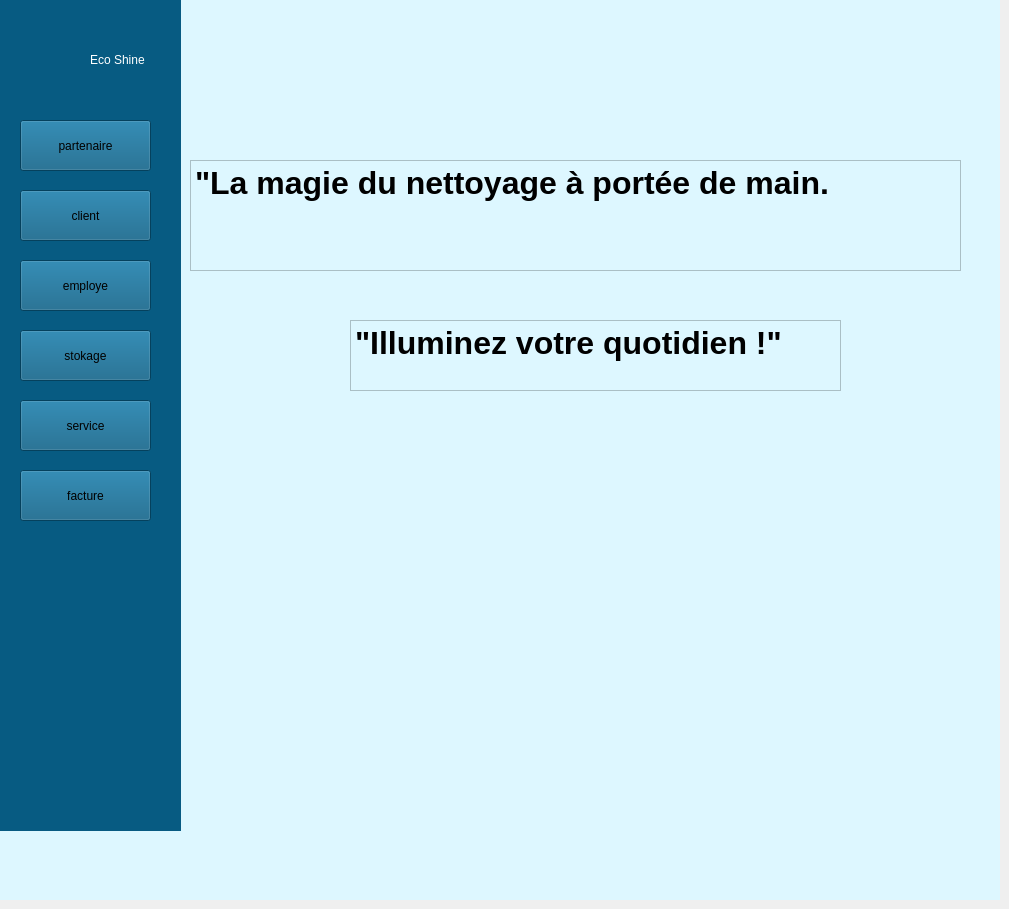
    <widget class="QWidget" name="tab">
     <attribute name="title">
      <string>acc</string>
     </attribute>
     <widget class="QWidget" name="widget_5" native="true">
      <property name="geometry">
       <rect>
        <x>0</x>
        <y>0</y>
        <width>1000</width>
        <height>900</height>
       </rect>
      </property>
      <property name="styleSheet">
       <string notr="true">background-color: rgb(221, 247, 255);</string>
      </property>
      <widget class="QWidget" name="widget_11" native="true">
       <property name="geometry">
        <rect>
         <x>0</x>
         <y>0</y>
         <width>181</width>
         <height>831</height>
        </rect>
       </property>
       <property name="styleSheet">
        <string notr="true">background-color: rgb(7, 91, 130);</string>
       </property>
       <widget class="QLabel" name="label_23">
        <property name="geometry">
         <rect>
          <x>-10</x>
          <y>0</y>
          <width>111</width>
          <height>121</height>
         </rect>
        </property>
        <property name="styleSheet">
         <string notr="true">image: url(:/img1/img1.jpeg);</string>
        </property>
        <property name="text">
         <string/>
        </property>
       </widget>
       <widget class="QLabel" name="label_24">
        <property name="geometry">
         <rect>
          <x>90</x>
          <y>50</y>
          <width>91</width>
          <height>20</height>
         </rect>
        </property>
        <property name="styleSheet">
         <string notr="true">color: rgb(255, 255, 255);
font: 700 italic 14pt &quot;Segoe UI&quot;;</string>
        </property>
        <property name="text">
         <string>Eco Shine</string>
        </property>
       </widget>
       <widget class="QPushButton" name="pushButton_partenaire">
        <property name="geometry">
         <rect>
          <x>20</x>
          <y>120</y>
          <width>131</width>
          <height>51</height>
         </rect>
        </property>
        <property name="styleSheet">
         <string notr="true"/>
        </property>
        <property name="text">
         <string>partenaire</string>
        </property>
       </widget>
       <widget class="QPushButton" name="pushButton_partenaire_2">
        <property name="geometry">
         <rect>
          <x>20</x>
          <y>260</y>
          <width>131</width>
          <height>51</height>
         </rect>
        </property>
        <property name="styleSheet">
         <string notr="true"/>
        </property>
        <property name="text">
         <string>employe</string>
        </property>
       </widget>
       <widget class="QPushButton" name="pushButton_partenaire_3">
        <property name="geometry">
         <rect>
          <x>20</x>
          <y>190</y>
          <width>131</width>
          <height>51</height>
         </rect>
        </property>
        <property name="styleSheet">
         <string notr="true"/>
        </property>
        <property name="text">
         <string>client</string>
        </property>
       </widget>
       <widget class="QPushButton" name="pushButton_partenaire_4">
        <property name="geometry">
         <rect>
          <x>20</x>
          <y>330</y>
          <width>131</width>
          <height>51</height>
         </rect>
        </property>
        <property name="styleSheet">
         <string notr="true"/>
        </property>
        <property name="text">
         <string>stokage</string>
        </property>
       </widget>
       <widget class="QPushButton" name="pushButton_partenaire_5">
        <property name="geometry">
         <rect>
          <x>20</x>
          <y>470</y>
          <width>131</width>
          <height>51</height>
         </rect>
        </property>
        <property name="styleSheet">
         <string notr="true"/>
        </property>
        <property name="text">
         <string>facture</string>
        </property>
       </widget>
       <widget class="QPushButton" name="pushButton_serac">
        <property name="geometry">
         <rect>
          <x>20</x>
          <y>400</y>
          <width>131</width>
          <height>51</height>
         </rect>
        </property>
        <property name="styleSheet">
         <string notr="true"/>
        </property>
        <property name="text">
         <string>service</string>
        </property>
       </widget>
      </widget>
      <widget class="QTextEdit" name="textEdit">
       <property name="geometry">
        <rect>
         <x>190</x>
         <y>160</y>
         <width>771</width>
         <height>111</height>
        </rect>
       </property>
       <property name="html">
        <string>&lt;!DOCTYPE HTML PUBLIC &quot;-//W3C//DTD HTML 4.0//EN&quot; &quot;http://www.w3.org/TR/REC-html40/strict.dtd&quot;&gt;
&lt;html&gt;&lt;head&gt;&lt;meta name=&quot;qrichtext&quot; content=&quot;1&quot; /&gt;&lt;meta charset=&quot;utf-8&quot; /&gt;&lt;style type=&quot;text/css&quot;&gt;
p, li { white-space: pre-wrap; }
hr { height: 1px; border-width: 0; }
li.unchecked::marker { content: &quot;\2610&quot;; }
li.checked::marker { content: &quot;\2612&quot;; }
&lt;/style&gt;&lt;/head&gt;&lt;body style=&quot; font-family:'Segoe UI'; font-size:10pt; font-weight:700; font-style:normal;&quot;&gt;
&lt;p style=&quot; margin-top:0px; margin-bottom:0px; margin-left:0px; margin-right:0px; -qt-block-indent:0; text-indent:0px;&quot;&gt;&lt;span style=&quot; font-size:24pt;&quot;&gt;&amp;quot;La magie du nettoyage à portée de main.&lt;/span&gt;&lt;/p&gt;
&lt;p style=&quot; margin-top:0px; margin-bottom:0px; margin-left:0px; margin-right:0px; -qt-block-indent:0; text-indent:0px;&quot;&gt;&lt;span style=&quot; font-size:24pt;&quot;&gt;              &lt;/span&gt;&lt;/p&gt;&lt;/body&gt;&lt;/html&gt;</string>
       </property>
      </widget>
      <widget class="QTextEdit" name="textEdit_2">
       <property name="geometry">
        <rect>
         <x>350</x>
         <y>320</y>
         <width>491</width>
         <height>71</height>
        </rect>
       </property>
       <property name="html">
        <string>&lt;!DOCTYPE HTML PUBLIC &quot;-//W3C//DTD HTML 4.0//EN&quot; &quot;http://www.w3.org/TR/REC-html40/strict.dtd&quot;&gt;
&lt;html&gt;&lt;head&gt;&lt;meta name=&quot;qrichtext&quot; content=&quot;1&quot; /&gt;&lt;meta charset=&quot;utf-8&quot; /&gt;&lt;style type=&quot;text/css&quot;&gt;
p, li { white-space: pre-wrap; }
hr { height: 1px; border-width: 0; }
li.unchecked::marker { content: &quot;\2610&quot;; }
li.checked::marker { content: &quot;\2612&quot;; }
&lt;/style&gt;&lt;/head&gt;&lt;body style=&quot; font-family:'Segoe UI'; font-size:10pt; font-weight:700; font-style:normal;&quot;&gt;
&lt;p style=&quot; margin-top:0px; margin-bottom:0px; margin-left:0px; margin-right:0px; -qt-block-indent:0; text-indent:0px;&quot;&gt;&lt;span style=&quot; font-size:24pt;&quot;&gt;&amp;quot;Illuminez votre quotidien !&amp;quot;&lt;/span&gt;&lt;/p&gt;&lt;/body&gt;&lt;/html&gt;</string>
       </property>
      </widget>
     </widget>
    </widget>
